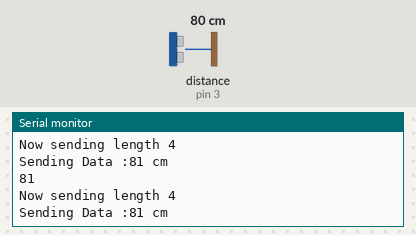
A sketch run on a simulated Arduino Uno, built with avr-gcc and run on an emulated ATmega328P. On the bench: the last lines printed to the serial monitor. The inputs (shaded band) are chosen by the test bench; at power-on: distance to the obstacle (sensor on pin 3) 80 cm. The echo pulse lasts 58.3 µs per cm; no radio packets arrive unless stated.

Above: at 1.2 s.
1.3 s: distance to the obstacle (sensor on pin 3) set to 2 cm
At 1.3 s:
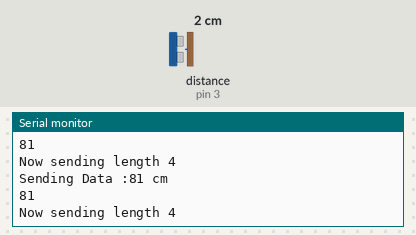
2.8 s: distance to the obstacle (sensor on pin 3) set to 4 cm
At 3.15 s:
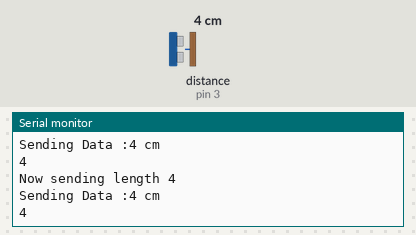
Timing chart, 0 to 5.8 s (numbered marks = the images above; inputs shaded):
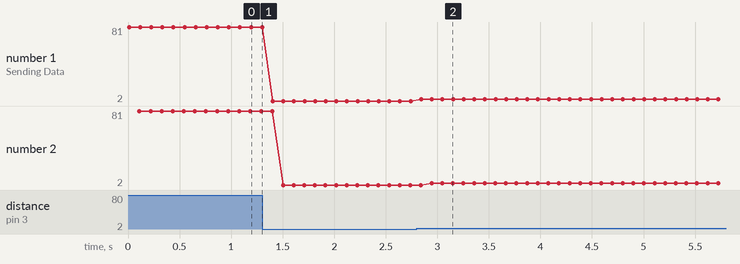

The sketch:

send_ard_pi.ino
```cpp
#include <SPI.h>
#include "nRF24L01.h"
#include "RF24.h"
#include <NewPing.h>
static char send_payload[256];

#define TRIGGER_PIN 4      //Trig pin
#define ECHO_PIN  3        //Echo pin
#define MAX_DIST 400

const int min_payload_size = 4;
const int max_payload_size = 32;
const int payload_size_increments_by = 1;
int next_payload_size = min_payload_size;

NewPing sonar(TRIGGER_PIN, ECHO_PIN, MAX_DIST);
RF24 radio(9, 10);
const int role_pin = 5;

// Radio pipe addresses for the 2 nodes to communicate.
const uint64_t pipes[2] = { 0xF0F0F0F0E1LL, 0xF0F0F0F0D2LL };
char receive_payload[max_payload_size + 1];
void setup()
{
  Serial.begin(115200);
  radio.begin();
  // enable dynamic payloads
  radio.enableDynamicPayloads();
radio.setRetries(5, 15);

  radio.openWritingPipe(pipes[0]);
  radio.openReadingPipe(1, pipes[1]);
  radio.startListening();
}

void loop(void)
{
  int water_level = sonar.ping_cm();
  Serial.print("Sending Data :");
  Serial.print(water_level);
  Serial.println(" cm");
  delay(100);
  String water = String(water_level);
  static char send_payload[50];
  water.toCharArray(send_payload, 50);
  Serial.println(send_payload);

  // First, stop listening so we can talk.
  radio.stopListening();

  // Take the time, and send it.  This will block until complete
  Serial.print(F("Now sending length "));
  Serial.println(next_payload_size);
  radio.write( send_payload, next_payload_size );
  // Now, continue listening
  radio.startListening();
}
```

Measured:
- after the input at 2.8 s, the serial monitor: prints a new line at once (image 2)
- plotted number 1: 81 → 2 after the input at 1.3 s
- plotted number 2: 81 → 2 after the input at 1.3 s
